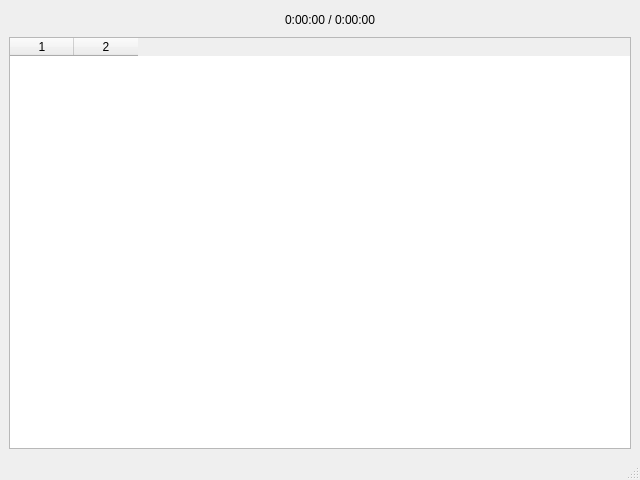
<?xml version="1.0" encoding="UTF-8"?>
<ui version="4.0">
 <class>MainWindow</class>
 <widget class="QMainWindow" name="MainWindow">
  <property name="geometry">
   <rect>
    <x>0</x>
    <y>0</y>
    <width>640</width>
    <height>480</height>
   </rect>
  </property>
  <property name="windowTitle">
   <string notr="true">YouTube-dl Music</string>
  </property>
  <property name="locale">
   <locale language="English" country="UnitedStates"/>
  </property>
  <widget class="QWidget" name="centralwidget">
   <layout class="QGridLayout" name="gridLayout" rowstretch="0">
    <item row="0" column="0">
     <layout class="QVBoxLayout" name="verticalLayout" stretch="0,0">
      <item>
       <layout class="QHBoxLayout" name="horizontalLayout">
        <item>
         <widget class="QPushButton" name="addBtn">
          <property name="toolTip">
           <string>Add Video or Playlist</string>
          </property>
          <property name="text">
           <string/>
          </property>
          <property name="icon">
           <iconset theme="list-add">
            <normaloff>../../.designer/backup</normaloff>../../.designer/backup</iconset>
          </property>
          <property name="shortcut">
           <string>Ctrl+A</string>
          </property>
          <property name="default">
           <bool>false</bool>
          </property>
          <property name="flat">
           <bool>true</bool>
          </property>
         </widget>
        </item>
        <item>
         <widget class="QPushButton" name="removeBtn">
          <property name="text">
           <string/>
          </property>
          <property name="icon">
           <iconset theme="list-remove">
            <normaloff>../../.designer/backup</normaloff>../../.designer/backup</iconset>
          </property>
          <property name="shortcut">
           <string>Ctrl+Del</string>
          </property>
          <property name="flat">
           <bool>true</bool>
          </property>
         </widget>
        </item>
        <item>
         <widget class="QPushButton" name="prevBtn">
          <property name="enabled">
           <bool>false</bool>
          </property>
          <property name="text">
           <string/>
          </property>
          <property name="icon">
           <iconset theme="media-skip-backward">
            <normaloff>../../.designer/backup</normaloff>../../.designer/backup</iconset>
          </property>
          <property name="flat">
           <bool>true</bool>
          </property>
         </widget>
        </item>
        <item>
         <widget class="QPushButton" name="playBtn">
          <property name="text">
           <string/>
          </property>
          <property name="icon">
           <iconset theme="media-playback-start">
            <normaloff>../../.designer/backup</normaloff>../../.designer/backup</iconset>
          </property>
          <property name="shortcut">
           <string>Ctrl+P</string>
          </property>
          <property name="flat">
           <bool>true</bool>
          </property>
         </widget>
        </item>
        <item>
         <widget class="QPushButton" name="stopBtn">
          <property name="text">
           <string/>
          </property>
          <property name="icon">
           <iconset theme="media-playback-stop">
            <normaloff>../../.designer/backup</normaloff>../../.designer/backup</iconset>
          </property>
          <property name="shortcut">
           <string>Ctrl+S</string>
          </property>
          <property name="flat">
           <bool>true</bool>
          </property>
         </widget>
        </item>
        <item>
         <widget class="QPushButton" name="nextBtn">
          <property name="enabled">
           <bool>false</bool>
          </property>
          <property name="text">
           <string/>
          </property>
          <property name="icon">
           <iconset theme="media-skip-forward">
            <normaloff>../../.designer/backup</normaloff>../../.designer/backup</iconset>
          </property>
          <property name="flat">
           <bool>true</bool>
          </property>
         </widget>
        </item>
        <item>
         <widget class="QLabel" name="timeLabel">
          <property name="text">
           <string>0:00:00 / 0:00:00</string>
          </property>
         </widget>
        </item>
        <item>
         <spacer name="horizontalSpacer">
          <property name="orientation">
           <enum>Qt::Horizontal</enum>
          </property>
          <property name="sizeHint" stdset="0">
           <size>
            <width>40</width>
            <height>20</height>
           </size>
          </property>
         </spacer>
        </item>
       </layout>
      </item>
      <item>
       <widget class="QTableWidget" name="playlistTable">
        <property name="editTriggers">
         <set>QAbstractItemView::NoEditTriggers</set>
        </property>
        <property name="showDropIndicator" stdset="0">
         <bool>false</bool>
        </property>
        <property name="dragDropOverwriteMode">
         <bool>false</bool>
        </property>
        <property name="selectionBehavior">
         <enum>QAbstractItemView::SelectRows</enum>
        </property>
        <property name="showGrid">
         <bool>false</bool>
        </property>
        <property name="gridStyle">
         <enum>Qt::NoPen</enum>
        </property>
        <property name="columnCount">
         <number>2</number>
        </property>
        <attribute name="horizontalHeaderCascadingSectionResizes">
         <bool>true</bool>
        </attribute>
        <attribute name="horizontalHeaderMinimumSectionSize">
         <number>16</number>
        </attribute>
        <attribute name="horizontalHeaderDefaultSectionSize">
         <number>64</number>
        </attribute>
        <attribute name="verticalHeaderVisible">
         <bool>false</bool>
        </attribute>
        <column/>
        <column/>
       </widget>
      </item>
     </layout>
    </item>
   </layout>
  </widget>
  <widget class="QMenuBar" name="menubar">
   <property name="geometry">
    <rect>
     <x>0</x>
     <y>0</y>
     <width>640</width>
     <height>32</height>
    </rect>
   </property>
  </widget>
  <widget class="QStatusBar" name="statusbar"/>
 </widget>
 <resources/>
 <connections/>
</ui>
